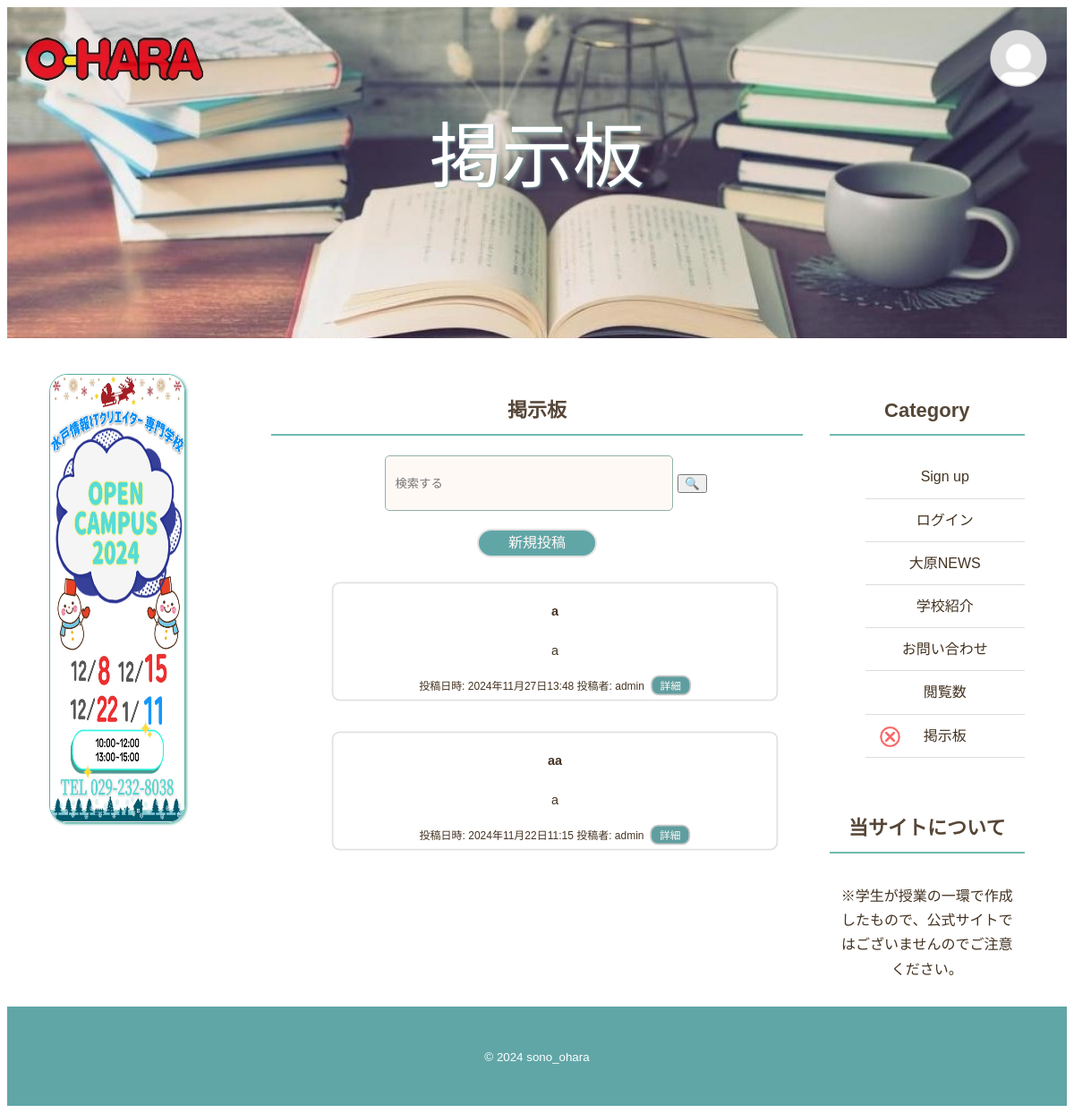
Screenshot of /keiziban/ with the database file from the repository.
### ohara/models.py (models this page shows, shortened)
class Keiziban_post(models.Model):
    user=models.ForeignKey(CustomUser,verbose_name='ユーザー',on_delete=models.CASCADE)
    title=models.CharField(verbose_name='タイトル',max_length=100)
    comment=models.TextField(verbose_name='コメント',)
    posted_at=models.DateTimeField(verbose_name='投稿日時',auto_now_add=True)

### accounts/models.py (models this page shows)
class CustomUser(AbstractUser):
    pass

### ohara/views.py (the view)
# urls.py: path('keiziban/', Keiziban_post_List.as_view(), name='keiziban'),
class Keiziban_post_List(ListView):
    template_name = 'keiziban.html'
    context_object_name = 'posts'
    def get_queryset(self):
        query = self.request.GET.get('query')
        if query:
            keiziban_post_list = Keiziban_post.objects.filter(
                title__icontains=query
            )
        else:
            keiziban_post_list = Keiziban_post.objects.all().order_by('-posted_at')
        return keiziban_post_list

### ohara/templates/keiziban.html (shortened to what this page needs)
{% extends "base.html" %}
{% load static %}
{% block page_title %}掲示板{% endblock %}
{% block header_id %}header_keiziban{% endblock %}
{% block contents %}
    <h3 class="sub-title">掲示板</h3>
    <div class="keiziban_form">
        <form method="GET" action="{% url 'ohara:keiziban' %}">
            <input type="text" name="query" class="post_text" placeholder="検索する">
            <button type="submit">🔍</button>
        </form>
    </div>
    <div class="create_new_post">
        <a href="{% url 'ohara:post_create' %}" class="create_new_post_p">新規投稿</a>
    </div>
    <div class="post_display">
        <div class="post_div">
            {% if posts %}
                <ul>
                    {% for post in posts %}
                        <li class="post_detail">
                            <h4>{{ post.title }}</h4>
                            <p>{{ post.comment|truncatewords:20 }}</p>
                            <small>投稿日時: {{ post.posted_at }} 投稿者: {{ post.user.username }}</small>
                            <button type="button" class="detail_keiziban_button" onclick="location.href='{% url "ohara:keiziban_detail" post.id %}'">詳細</a></button>
                        </li>
                    {% endfor %}
                </ul>
            {% else %}
                <p>現在、掲示板には投稿がありません。</p>
            {% endif %}
        </div>
    </div>
{% endblock %}

### ohara/static/css/styles.css (style rules this page uses)
html { font-size: 100%; scroll-behavior: smooth; }
body { font-family: "Yu Gothic Medium","游ゴシック Medium",YuGothic,"游ゴシック体","ヒラギノ角ゴ Pro W3",sans-serif; line-height: 1.7; color: #432; }
a:link, a:visited, a:hover, a:active { color: black; }
a { text-decoration: none; }
input, textarea { transition: all 0.2s ease-in; background-color: #FFF9F6; color: #333; border: 1px solid #91B3A7; padding: 10px; border-radius: 5px; }
article p { margin-bottom: 1rem; }
.keiziban_form { margin-left: 20px; margin-top: 20px; text-align: center; }
input[type="text"] { width: 300px; height: 40px; }
.post_display,.post_display li { margin-top: 20px; list-style: none; }
.detail_keiziban_button { font-size: 13px; margin-left: 3px; margin-bottom: 5px; border-radius: 10px; width: 50px; color: #FFF9F6; border: 2px solid #c6c6c6; background-color: cadetblue; }
.create_new_post { width: 130px; margin-left: auto; margin-right: auto; margin-top: 20px; text-align: center; color: #f9f9f9; background-color: #61A6A7; border-radius: 30px; border: 2px solid #e2e2e2; }
.create_new_post a { color: #FFF9F6; }
.post_detail { border: 2px solid #e2e2e2; transform: scale(0.9); border-radius: 10px; }
.post_div { text-align: center; }
.sub-title { font-size: 1.375rem; padding: 0 8px 8px; text-align: center; border-bottom: 2px #61B3A7 solid; font-weight: bold; opacity: 0.9; }

### rows the page displays
Keiziban_post: title "a", comment "a", posted_at "2024年11月27日13:48", user.username "admin"
Keiziban_post: title "aa", comment "a", posted_at "2024年11月22日11:15", user.username "admin"
